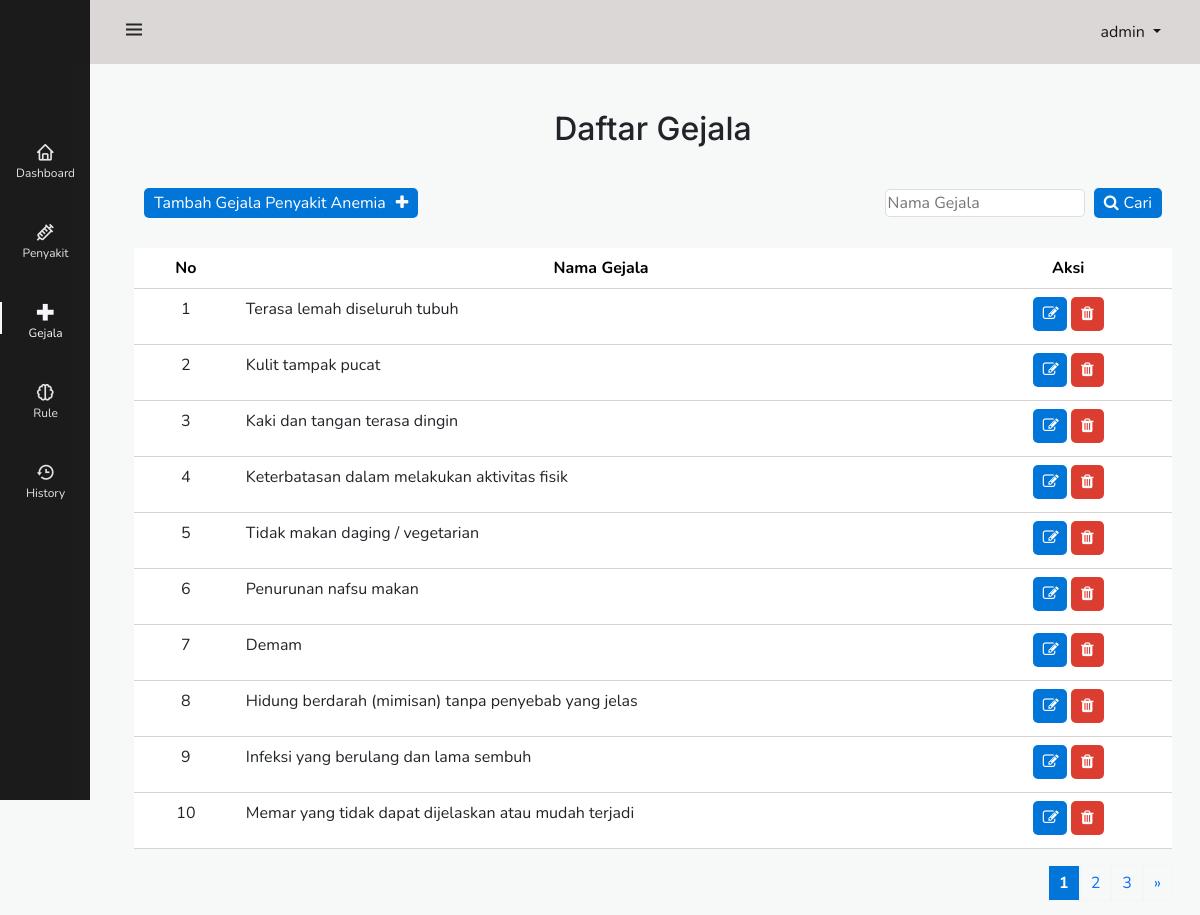
/skripsi-anemia/Admin/gejala/DisplayGejala.php (signed in), run on the app's committed database.
### tables this page shows
CREATE TABLE `tbl_gejala` (
  `id_gejala` int(11) NOT NULL,
  `nama_gejala` varchar(255) NOT NULL
);

### skripsi-anemia/Admin/gejala/DisplayGejala.php (the view, shortened to what this page needs)
<?php
include '../../connect.php';
if(isset($_POST['tombolcarigejala'])){
    $carigejala = $_POST['carigejala'];
    $_SESSION['carigejala'] = $carigejala;
}elseif (!isset($_SESSION['carigejala'])){
    $carigejala = '';
}else{
    $carigejala = $_SESSION['carigejala'];
}
?>
<!doctype html>
<html lang="en">
  <head>
    <link href="https://cdn.jsdelivr.net/npm/bootstrap@5.3.0-alpha1/dist/css/bootstrap.min.css" rel="stylesheet">
    <link rel="stylesheet" href="https://cdnjs.cloudflare.com/ajax/libs/font-awesome/4.7.0/css/font-awesome.min.css">
    <link href="../../assets/css/admin.css" rel="stylesheet">
  </head>
  <body>
  <?php include("../sidebar.php");?>
  <div class="container">
  <h1 class="judul">Daftar Gejala</h1>
        <div class="searchAndRule">
        <button id="rule_btn"><a href="AddGejala.php"  style="text-decoration: none;color:white;">Tambah Gejala Penyakit Anemia<i class="fa fa-plus" style="margin-left:10px"></i></a></button>
            <div class="search_rule" style="float:right">
            <form method="POST" action="DisplayGejala.php">
                    <input type="text" name="carigejala" placeholder="Nama Gejala" autofocus value="<?php echo $carigejala; ?>">
                    <button id="cari_btn" type="submit" name="tombolcarigejala"><i class="fa fa-search" aria-hidden="true" style="margin-right:5px"></i>Cari</button>
            </form>
            </div>
        </div>
        <div style="overflow-x:auto;">
        <table class="table">
  <thead>
    <tr>
      <th scope="col">No</th>
      <th scope="col" style="width:70%">Nama Gejala</th>
      <th scope="col" style="width:20%">Aksi</th>
    </tr>
  </thead>
  <tbody>
    <?php
    $ambildata = mysqli_query($con,"Select * from tbl_gejala where nama_gejala LIKE '%$carigejala%'");
    $jumlahData = 10;
    $totalData = mysqli_num_rows($ambildata);
    $jumlahPagination = ceil($totalData / $jumlahData);
    if(isset($_GET['halaman'])){
        $halamanAktif = $_GET['halaman'];
    }else{
        $halamanAktif=1;
    }
    $dataAwal = ($halamanAktif * $jumlahData) - $jumlahData;
    $jumlahLink=2;
    if($halamanAktif > $jumlahLink){
        $start_number = $halamanAktif - $jumlahLink;
    }else{
        $start_number = 1;
    }
    if($halamanAktif < ($jumlahPagination - $jumlahLink)){
        $end_number = $halamanAktif + $jumlahLink;
    }else{
        $end_number = $jumlahPagination;
    }
    $ambildata_perhalaman = mysqli_query($con,"Select * from tbl_gejala where nama_gejala LIKE '%$carigejala%' LIMIT $dataAwal, $jumlahData");
    $nomor = 0 + $dataAwal;
    if($ambildata_perhalaman){
        while($row=mysqli_fetch_assoc($ambildata_perhalaman)){
          $nomor++;
            $id=$row['id_gejala'];
            $name=$row['nama_gejala'];
            echo '<tr>
                    <td scope="row" style="text-align: center;">'.$nomor.'</td>
                    <td>' .$name.'</td>
                    <td style="text-align: center;">
                    <button id="update"><a href="UpdateGejala.php?gejalaid='.$id.'" style="text-decoration: none"><i class="fa fa-edit"></i></a></button>
                    <button id="delete"><a href="DeleteGejala.php?gejalaid='.$id.'" style="text-decoration: none"><i class="fa fa-trash" aria-hidden="true"></i></a></button>
                    </td>
                 </tr>';
        }
    }
    ?>
  </tbody>
</table>
</div>
<div class="pagination" style="float:right;">
    <?php for($i=$start_number; $i <= $end_number ; $i++): ?>
        <?php if($halamanAktif == $i): ?>
            <a href="?halaman= <?php echo  $i;?>" style="color:white;background-color:#0275d8;font-weight:bold;">
                <?php echo  $i;?>
            </a>
        <?php else: ?>
            <a href="?halaman= <?php echo  $i;?>">
                <?php echo  $i;?>
            </a>
        <?php endif; ?>
    <?php endfor; ?>
    <?php if ($halamanAktif < $jumlahPagination): ?>
        <a href="?halaman=<?php echo $halamanAktif + 1 ?>">
            &raquo;
        </a>
    <?php endif; ?>
    </div>
    </div>
  </body>
</html>

### skripsi-anemia/assets/css/admin.css (style rules this page uses)
body { background-color: rgba(202, 204, 206, 0.137) !important; }
#rule_btn a { color: white; }
#update { padding: 5px 8px 5px 10px; background-color: #0275d8; border-radius: 5px; border: 1px white; }
#delete { padding: 5px 10px 5px 10px; background-color: #dc3d31; border-radius: 5px; border: 1px white; }
table { border-collapse: collapse; border-spacing: 0; width: 100%; }
#update a { color: white; font-size: 16px; }
#delete a { color: white; font-size: 16px; }
#cari_btn { background-color: #0275d8; border-radius: 5px; color: white; border: none; padding: 3px 10px 3px 10px; margin-right: 10px; }
.table th { color: black; border-bottom: 1px solid rgb(216, 212, 212); text-align: center; }
.table td { border-bottom: 1px solid rgb(216, 212, 212); text-align: justify; }
.judul { font-size: 32px; margin-bottom: 40px; font-weight: 500; font-family: 'Inter', sans-serif; text-align: center; }
.pagination a { text-decoration: none; padding: 5px 10px 5px 10px; border: 0.01em solid whitesmoke; }
.searchAndRule { margin-bottom: 30px; }
.container { margin-top: 80px; border-radius: 20px; padding-top: 30px; padding-bottom: 50px; }
.search_rule input { border-radius: 5px; border: 0.1em solid rgba(107, 107, 107, 0.221); margin-right: 5px; }
#rule_btn { background-color: #0275d8; border-radius: 5px; border: none; padding: 3px 10px 3px 10px; margin-left: 10px; }
@media screen and (max-width: 1200px) { #update { margin-bottom: 5px; } }

### skripsi-anemia/assets/css/sidebar.css (style rules this page uses)
:root { --header-height: 3rem;--nav-width: 90px; --first-color: #202122f8; --first-color-light: #e3e3e6;--white-color: #F7F6FB; --body-font: 'Nunito', sans-serif; --normal-font-size: 1rem;--z-fixed: 100 }
body { position: relative; margin: var(--header-height) 0 0 0; padding: 0 1rem; font-family: var(--body-font); font-size: var(--normal-font-size); transition: .5s }
a { text-decoration: none }
@media screen and (min-width: 768px) { body { margin: calc(var(--header-height) + 1rem) 0 0 0; padding-left: calc(var(--nav-width) + 2rem); } }

### data on the page
tbl_gejala: nama_gejala "Terasa lemah diseluruh tubuh"
tbl_gejala: nama_gejala "Kulit tampak pucat"
tbl_gejala: nama_gejala "Kaki dan tangan terasa dingin"
tbl_gejala: nama_gejala "Keterbatasan dalam melakukan aktivitas fisik"
tbl_gejala: nama_gejala "Tidak makan daging / vegetarian"
tbl_gejala: nama_gejala "Penurunan nafsu makan"
tbl_gejala: nama_gejala "Demam"
tbl_gejala: nama_gejala "Hidung berdarah (mimisan) tanpa penyebab yang jelas"
tbl_gejala: nama_gejala "Infeksi yang berulang dan lama sembuh"
tbl_gejala: nama_gejala "Memar yang tidak dapat dijelaskan atau mudah terjadi"

### other printed values
$_SESSION['username'] "admin"
